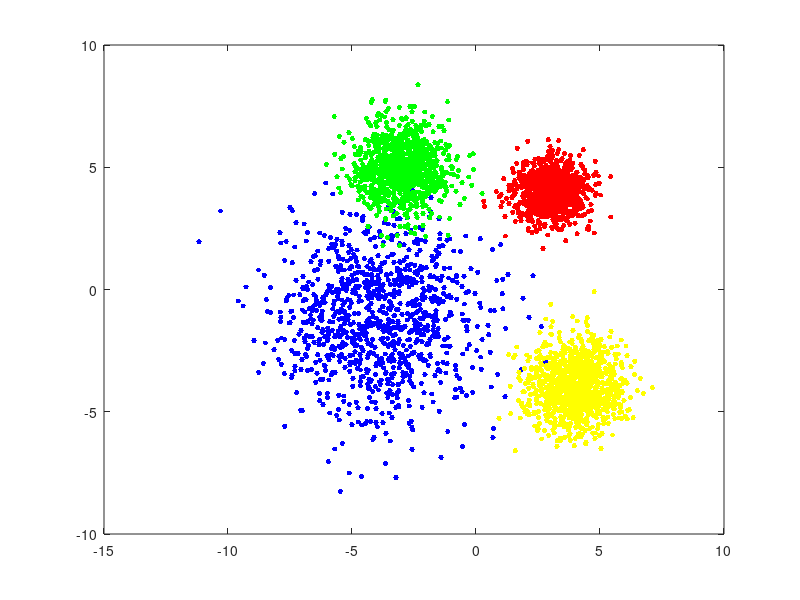

Reproduce this figure in MATLAB. (Note: this script raises an error after producing the figure.)
% Generate a 2D uncorrelated dataset
% Implement KMeans from first principles 
%
clc;
close all;
clear;
% 1. Generate dataset
%%%%%%%%%%%%%%%%%%%%%%%%%%%%%%%%%%%%%%%%
Mean1 = [-4; -1];
Std1 = std(Mean1);
Mean2 = [3; 4];
Std2 = std(Mean2);
Mean3 = [4; -4];
Std3 = 1;
Mean4 = [-3; 5];
Std4 = 1;
samples = 1000; 
data1 = Std1 * randn(2, samples) + repmat(Mean1, 1, samples);
data2 = Std2 * randn(2, samples) + repmat(Mean2, 1, samples);
data3 = Std3 * randn(2, samples) + repmat(Mean3, 1, samples);
data4 = Std4 * randn(2, samples) + repmat(Mean4, 1, samples);
figure;
plot(data1(1, :), data1(2,:),'b.', 'MarkerSize',12);
hold on;
plot(data2(1,:), data2(2,:), 'r.', 'MarkerSize',12);
plot(data3(1,:), data3(2,:), 'y.', 'MarkerSize',12);
plot(data4(1,:), data4(2,:), 'g.', 'MarkerSize',12);
legend('Dataset 1', 'Dataset 2', 'Dataset 3', 'Dataset 4', 'location', 'NW'); 
title('Original Dataset');
hold off;
xlabel('x-value');
ylabel('y-value');
xlim([-10 10]);
ylim([-8 12]);
grid on;

% 2.Concatenate the training datasets and plot
%%%%%%%%%%%%%%%%%%%%%%%%%%%%%%%%%%%%%%%%%%%%%%%%%%%%%%%%%%%%%%%%%%%
trainData = [data1 data2 data3 data4];
figure;
plot(trainData(1, :), trainData(2,:),'b.', 'MarkerSize',12);
legend('Dataset','location', 'NW'); %'best');
title('Merged Dataset');
xlabel('x-value');
ylabel('y-value');
xlim([-10 10]);
ylim([-8 12]);
grid on;

% 3. Implement KMeans from first principles
%%%%%%%%%%%%%%%%%%%%%%%%%%%%%%%%%%%%%%%%%%%%%%%
X = trainData';
K = 4;
max_iterations = 10; %5;
max_k = 10;
% randomly assign the K data points as the initial "centroids" of the K clusters
elbow_found = false;
k_sumD = zeros(max_k,1);
k_mse = zeros(max_k,1);
final_centroids = zeros(max_k,1);
final_indices = zeros(max_k,1);
elbow = 0;
for k = 1:max_k % iterate through multiple K values 
    centroids = initCentroids(X,k);
    sumD = zeros(k,1);
    for i = 1:max_iterations
        indices = getClosestCentroids(X, centroids); % reassign the indices to the relevant clusters
        [centroids, distances] = computCentroidsandDistances(X, indices, k); % recalculate centroids, and distances among all clusters
        sumD(i) = distances; 
        k_mse(i) = mean_squared_error(distances);
    end
    final_centroids(k) = centroids;
    final_indices(k) = indices
    k_sumD(k) = k_mse(max_iterations); % Get final MSE for finished K value
    if k > 1 && k_sumD(k - 1) - 500 < k_sumD(k) && elbow_found == false
        elbow = k - 1;
        fprintf('Elbow found at k = %d', elbow)
        elbow_found = true;
    end
end
%idx = kmeans (X, K); %this is to use kmeans function to calculate the
%indices for each cluster
   figure;
   plot(sumD, 'bo-', 'linewidth',2);
   title('Overall distances vs. number of iterations');
    xlabel('Iterations');
    ylabel('Overall distances');
    grid on;
%%%%%%%%%%%%%%%%%%%%%%%%%%%%%%%%%%%%%%%%%%%%%%%%%%%%%%%%%%%%%%%%%%%%%%%%%%%
% Plotting each k_sumD
figure;
plot(k_sumD, 'bo-', 'LineWidth',2);
title('Elbow Method for Optimal K');
    xlabel('K value')
    ylabel('MSE');
    grid on;

% 4. Run your KMeans function on the data and plot results
%%%%%%%%%%%%%%%%%%%%%%%%%%%%%%%%%%%%%%%%%%%%%%%%%%%%%%%%%%%%%%%%%%%%%%%%%%%
message = sprintf('KMeans Clustering (MaxIterations = %d)', max_iterations);
figure;
for i = 1:elbow
    plot(trainData(1, indices == i), trainData(2, indices == i),'b.', 'MarkerSize',12)
end
plot(trainData(1, indices == 1),trainData(2, indices == 1),'b.', 'MarkerSize',12);% for 1st cluster
hold on;
plot(trainData(1, indices == 2), trainData(2, indices == 2), 'r.', 'MarkerSize',12); %for 2nd cluster
hold on;
plot(trainData(1, indices == 3), trainData(2, indices == 3), 'y.', 'MarkerSize',12); %for 3rd cluster
hold on;
plot(trainData(1, indices == 4), trainData(2, indices == 4), 'g.', 'MarkerSize',12); %for 4th cluster
hold on;
plot(centroids(1,1),centroids(1,2),'kx', 'MarkerSize',15,'LineWidth',3); %for the 1st centroid
hold on;
plot(centroids(2,1),centroids(2,2),'kx', 'MarkerSize', 15, 'LineWidth', 3); %for the 2nd centroid
hold on;
plot(centroids(3,1),centroids(3,2),'kx', 'MarkerSize', 15, 'LineWidth', 3); %for the 3rd centroid
hold on;
plot(centroids(4,1),centroids(4,2),'kx', 'MarkerSize', 15, 'LineWidth', 3); %for the 4th centroid
legend('Cluster 1', 'Cluster 2', 'Cluster 3', 'Cluster 4', 'Centroids', 'location', 'NW'); %'best');
title(message);
hold off;
xlabel('x-value');
ylabel('y-value');
xlim([-10 10]);
ylim([-8 12]);
grid on;
